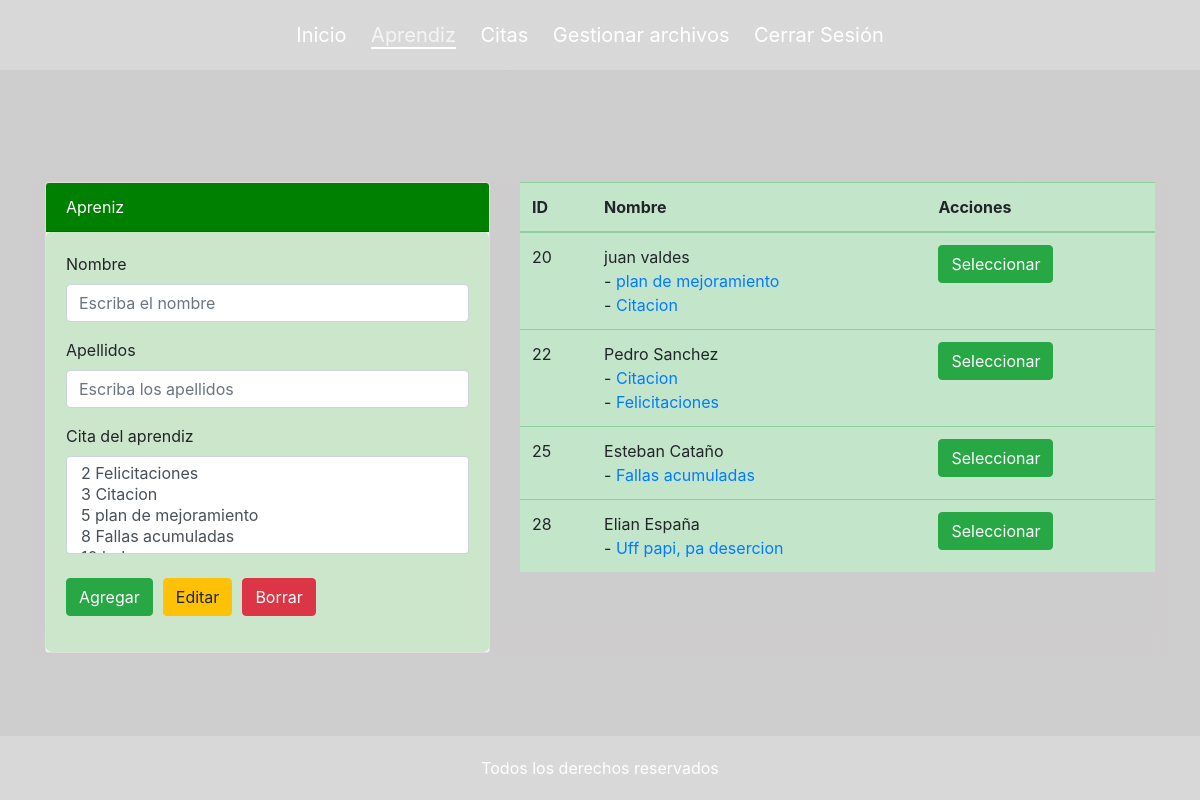
/vista_alumnos.php (signed in), run on the app's committed database.
### tables this page shows
CREATE TABLE `alumnos` (
  `id` int(255) NOT NULL,
  `nombre` varchar(255) NOT NULL,
  `apellidos` varchar(255) NOT NULL
);

CREATE TABLE `cursos` (
  `id` int(255) NOT NULL,
  `nombre_curso` varchar(255) NOT NULL
);

### alumnos.php (called while the page is built, shortened)
<?php
$conexionBD = BD::crearInstancia();
$nombre = isset($_POST['nombre']) ? $_POST['nombre'] : '';
$apellidos = isset($_POST['apellidos']) ? $_POST['apellidos'] : '';
$sql = "SELECT * FROM alumnos";
$listaAlumnos = $conexionBD->query($sql);
$alumnos = $listaAlumnos->fetchAll();
foreach ($alumnos as $clave => $alumno) {
    $sql = "SELECT * FROM cursos WHERE id IN (SELECT idcurso FROM alumnos_cursos WHERE idalumno=:idalumno)";
    $consulta = $conexionBD->prepare($sql);
    $consulta->bindParam(':idalumno', $alumno['id']);
    $consulta->execute();
    $cursosAlumno = $consulta->fetchAll();
    $alumnos[$clave]['cursos'] = $cursosAlumno;
}
$sql = "SELECT * FROM cursos";
$listaCursos = $conexionBD->query($sql);
$cursos = $listaCursos->fetchAll();

### vista_alumnos.php (the view, shortened to what this page needs)
<?php include('cabecera.php'); ?>
<?php include('alumnos.php'); ?>
<link rel="stylesheet" href="https://stackpath.bootstrapcdn.com/bootstrap/4.5.2/css/bootstrap.min.css">
<div class="container">
    <div class="row">
        <div class="col-md-5">
            <form action="" method="post">
                <div class="card">
                    <div class="card-header  text-white">
                        Apreniz
                    </div>
                    <div class="card-body">
                        <div class="mb-3">
                            <label for="nombre" class="form-label">Nombre</label>
                            <input type="text" class="form-control" name="nombre" value="<?php echo $nombre; ?>" id="nombre" aria-describedby="helpId" placeholder="Escriba el nombre">
                        </div>
                        <div class="mb-3">
                            <label for="apellidos" class="form-label">Apellidos</label>
                            <input type="text" class="form-control" name="apellidos" value="<?php echo $apellidos; ?>" id="apellidos" aria-describedby="helpId" placeholder="Escriba los apellidos">
                        </div>
                        <div class="mb-3">
                            <label for="" class="form-label">Cita del aprendiz</label>
                            <select multiple class="form-control" name="cursos[]" id="listaCursos">
                                <?php foreach ($cursos as $curso) { ?>
                                    <option <?php
                                            if (!empty($arregloCursos)) :
                                                if (in_array($curso['id'], $arregloCursos)) :
                                                    echo 'selected';
                                                endif;
                                            endif;
                                            ?> value="<?php echo $curso['id']; ?>"> <?php echo $curso['id']; ?> <?php echo $curso['nombre_curso']; ?> </option>
                                <?php } ?>
                            </select>
                            <div>
                                <br>
                                <div class="btn-group" role="group" aria-label="Button group name">
                                    <div class="btn-container">
                                        <button type="submit" name="accion" value="agregar" class="btn btn-success">Agregar</button>
                                    </div>
                                    <div class="btn-container">
                                        <button type="submit" name="accion" value="editar" class="btn btn-warning">Editar</button>
                                    </div>
                                    <div class="btn-container">
                                        <button type="submit" name="accion" value="borrar" class="btn btn-danger">Borrar</button>
                                    </div>
                                </div>
                            </div>
                        </div>
                    </div>
                </div>
            </form>
        </div>
        <div class="col-md-7">
            <div class="table-responsive">
                <table class="table table-success">
                    <thead>
                        <tr>
                            <th scope="col">ID</th>
                            <th scope="col">Nombre</th>
                            <th scope="col">Acciones</th>
                        </tr>
                    </thead>
                    <tbody>
                        <?php foreach ($alumnos as $alumno) : ?>
                            <tr>
                                <td><?php echo $alumno['id']; ?> </td>
                                <td><?php echo $alumno['nombre']; ?> <?php echo $alumno['apellidos']; ?>
                                    <br>
                                    <?php foreach ($alumno["cursos"] as $curso) { ?>
                                        - <a href="certificado.php?idcurso=<?php echo $curso['id']; ?>&idalumno=<?php echo $alumno['id']; ?>"> <i class="bi bi-filetype-pdf text-danger"></i><?php echo $curso['nombre_curso']; ?> </a> <br>
                                    <?php } ?>
                                </td>
                                <td>
                                    <form action="" method="post">
                                        <input type="submit" value="Seleccionar" name="accion" class="btn btn-success">
                                    </form>
                                </td>
                            </tr>
                        <?php endforeach; ?>
                    </tbody>
                </table>
            </div>
        </div>
    </div>
</div>
<link href="https://cdn.jsdelivr.net/npm/tom-select@2.2.2/dist/css/tom-select.css" rel="stylesheet">
<?php include('pie.php'); ?>

### cabecera.php (shortened to what this page needs)
<!DOCTYPE html>
<html>
<head>
</head>
<body>
    <div class="header">
        <a href="index.php">Inicio</a>
        <a href="vista_alumnos.php">Aprendiz</a>
        <a href="vista_cursos.php">Citas</a>
        <a href="gestionar_archivos.php">Gestionar archivos</a>
        <a href="cerrar_sesion.php">Cerrar Sesión</a>
    </div>
</html>

### pie.php (shortened to what this page needs)
<!DOCTYPE html>
<html>
<head>
</head>
<body>
    <div class="content">
    </div>
    <div class="footer">
        Todos los derechos reservados
    </div>
</body>
</html>

### cabecera.php (style rules this page uses)
body { margin: 0; padding: 0; }
.header { background-color: rgba(242, 242, 242, 0.3); color: white; padding: 20px; text-align: center; }
.header a { font-size: 20px; color: white; text-decoration: none; margin-right: 20px; transition: color 0.2s ease; border-bottom: 2px solid transparent; }
.header a.active { color: #f5f5f5; border-bottom: 2px solid white; }

### vista_alumnos.php (style rules this page uses)
body { background: linear-gradient(rgba(5, 7, 12, 0.2), rgba(5, 7, 12, 0.2)), url(css/imagenes/20008478_6229861.jpg); background-size: cover; background-repeat: no-repeat; background-position: center; color: white; }
.btn-container { margin-right: 10px; }
.container { margin-top: 5.5rem; background-color: rgba(252, 195, 195, 0.04); border-radius: 10px; position: relative; backdrop-filter: blur(10px); }
.card-header { border-radius: 5px; background-color: rgba(0, 128, 0, 1) !important; }
.card-body { border-radius: 5px; background-color: rgba(0, 128, 0, 0.2); }

### pie.php (style rules this page uses)
body { margin: 0; padding: 0; display: flex; flex-direction: column; min-height: 100vh; }
.content { flex: 1; }
.footer { background-color: rgba(242, 242, 242, 0.3); color: white; padding: 20px; text-align: center; }

### data on the page
alumnos: id "20", nombre "juan", apellidos "valdes"
cursos: $curso['id'] 5 (drawn), nombre_curso "plan de mejoramiento"
cursos: $curso['id'] 3 (drawn), nombre_curso "Citacion"
alumnos: id "22", nombre "Pedro", apellidos "Sanchez"
cursos: $curso['id'] 2 (drawn), nombre_curso "Felicitaciones"
alumnos: id "25", nombre "Esteban", apellidos "Cataño"
cursos: $curso['id'] 8 (drawn), nombre_curso "Fallas acumuladas"
alumnos: id "28", nombre "Elian", apellidos "España"
cursos: nombre_curso "Uff papi, pa desercion"
